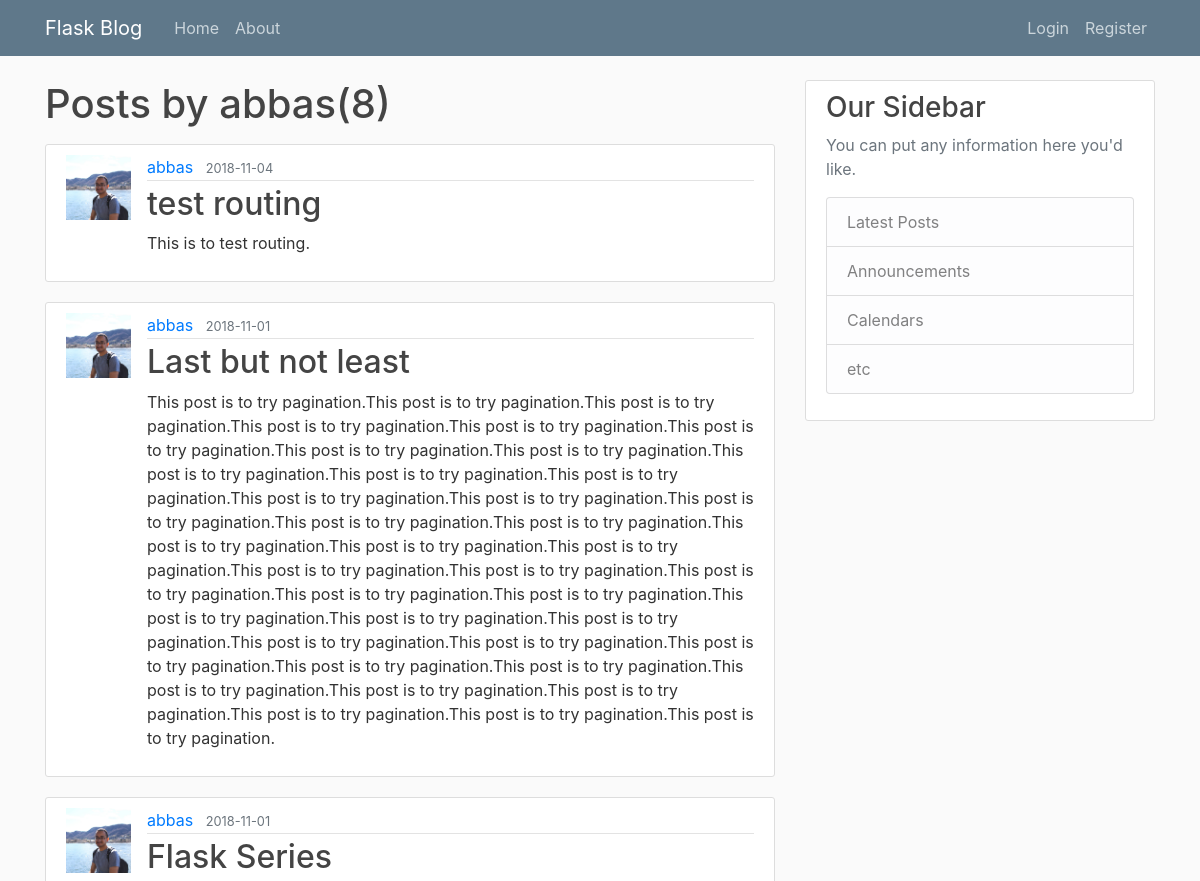
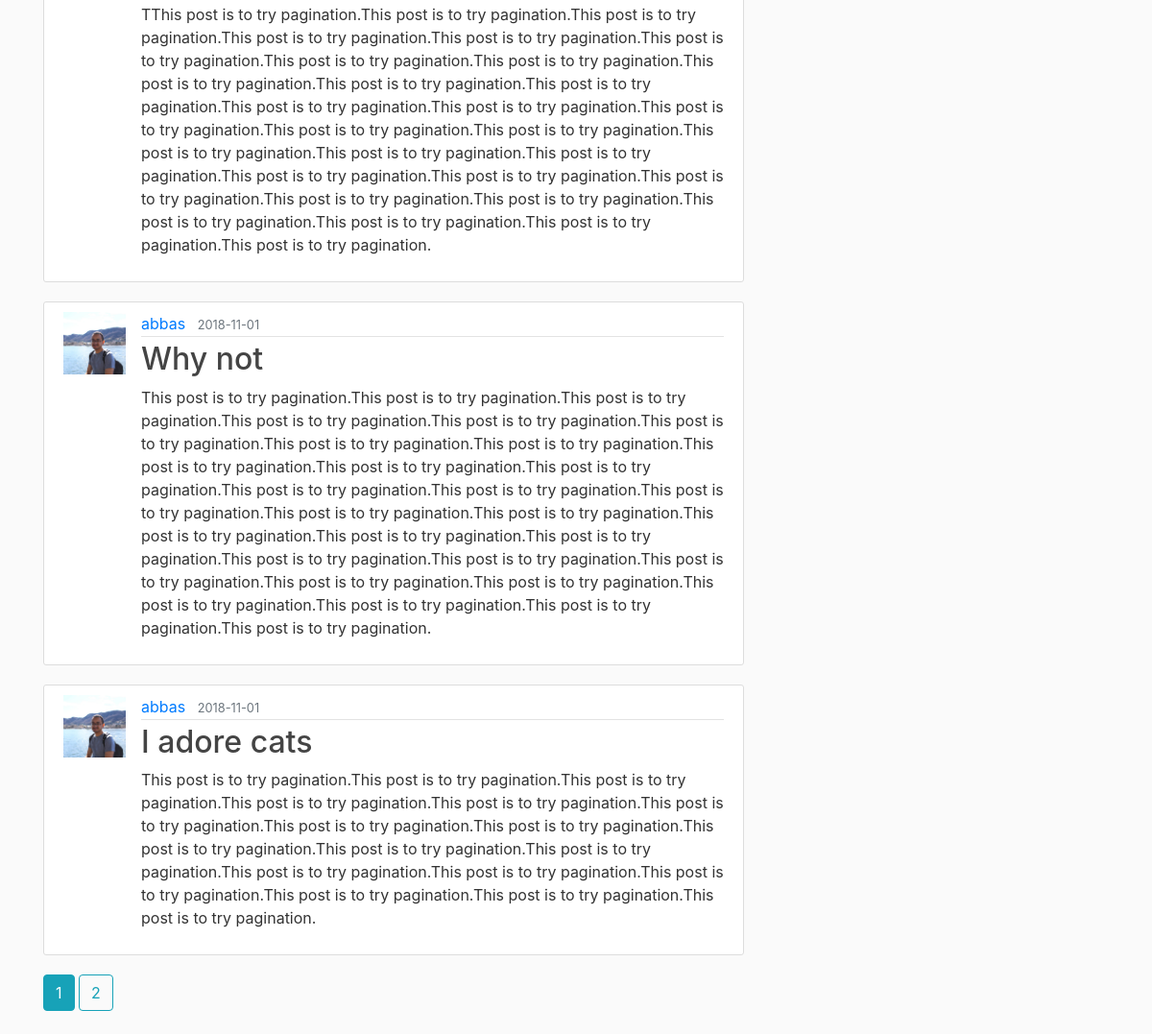
The page /user/abbas on the database its author committed (2 pictures, top to bottom).
### flaskblog/models.py (models this page shows, shortened)
class User(db.Model, UserMixin):
    id = db.Column(db.Integer, primary_key=True)
    username = db.Column(db.String(20), unique=True, nullable=False)
    email = db.Column(db.String(120), unique=True, nullable=False)
    image_file = db.Column(db.String(20), nullable=False, default='default.jpg')
    password = db.Column(db.String(60), nullable = False)
    posts = db.relationship('Post', backref='author', lazy=True)

class Post(db.Model):
    id = db.Column(db.Integer, primary_key=True)
    title = db.Column(db.String(100), nullable = False)
    date_posted = db.Column(db.DateTime, nullable=False,default= datetime.utcnow)
    content = db.Column(db.Text, nullable=False)
    user_id = db.Column(db.Integer, db.ForeignKey('user.id'), nullable=False)

### flaskblog/users/routes.py (the view)
@users.route("/user/<string:username>")
def user_posts(username):
    page = request.args.get('page',1,type=int)
    user = User.query.filter_by(username=username).first_or_404()
    posts = Post.query.filter_by(author=user)\
        .order_by(Post.date_posted.desc())\
        .paginate(page=page,per_page=5)
    return render_template('user_posts.html', posts=posts,user=user)

### flaskblog/templates/user_posts.html
 {% extends "layout.html" %}
 {%block content%}
    <h1 class="mb-3">Posts by {{user.username}}({{posts.total}})</h1>
 {% for post in posts.items %}
    <article class="media content-section">
        <img class="rounded_circle article-img" src="{{ url_for('static', filename='profile_pics/'+post.author.image_file) }}">
        <div class="media-body">
          <div class="article-metadata">
            <a class="mr-2" href="{{url_for('users.user_posts', username=post.author.username)}}">{{ post.author.username }}</a>
            <small class="text-muted">{{ post.date_posted.strftime('%Y-%m-%d') }}</small>
          </div>
          <h2><a class="article-title" href="{{ url_for('posts.post',post_id=post.id) }}">{{ post.title }}</a></h2>
          <p class="article-content">{{ post.content }}</p>
        </div>
    </article>
 {% endfor %}
 {%for page_num in posts.iter_pages(left_edge=1,right_edge=1,left_current=1,right_current=2) %}
    {%if page_num%}
        {%if posts.page==page_num%}
        <a class="btn btn-info mb-4" href="{{url_for('users.user_posts', username=user.username,page=page_num)}}">{{page_num}}</a>
        {%else%}
        <a class="btn btn-outline-info mb-4" href="{{url_for('users.user_posts', username=user.username,page=page_num)}}">{{page_num}}</a>
        {%endif%}
    {%else%}
        ...
    {%endif%}
 {%endfor%}
 {%endblock content%}

### flaskblog/static/main.css (style rules this page uses)
body { background: #fafafa; color: #333333; margin-top: 5rem; }
h1, h2, h3, h4, h5, h6 { color: #444444; }
.content-section { background: #ffffff; padding: 10px 20px; border: 1px solid #dddddd; border-radius: 3px; margin-bottom: 20px; }
.article-title { color: #444444; }
.article-content { white-space: pre-line; }
.article-img { height: 65px; width: 65px; margin-right: 16px; }
.article-metadata { padding-bottom: 1px; margin-bottom: 4px; border-bottom: 1px solid #e3e3e3 }

### rows shown on the page
User: username "abbas"
Post: image_file (picture), author.username "abbas", date_posted "2018-11-04", title "test routing", content "This is to test routing."
Post: image_file (picture), author.username "abbas", date_posted "2018-11-01", title "Last but not least", content "This post is to try pagination.This post is to try pagination.This post is to try pagination.This post is to try pagination.This post is to try pagination.This post is to try pagination.This post is to try pagination.This post is to try pagination.This post is to try pagination.This post is to try pagination.This post is to try pagination.This post is to try pagination.This post is to try pagination.This post is to try pagination.This post is to try pagination.This post is to try pagination.This post is to try pagination.This post is to try pagination.This post is to try pagination.This post is to try pagination.This post is to try pagination.This post is to try pagination.This post is to…"
Post: image_file (picture), author.username "abbas", date_posted "2018-11-01", title "Flask Series", content "TThis post is to try pagination.This post is to try pagination.This post is to try pagination.This post is to try pagination.This post is to try pagination.This post is to try pagination.This post is to try pagination.This post is to try pagination.This post is to try pagination.This post is to try pagination.This post is to try pagination.This post is to try pagination.This post is to try pagination.This post is to try pagination.This post is to try pagination.This post is to try pagination.This post is to try pagination.This post is to try pagination.This post is to try pagination.This post is to try pagination.This post is to try pagination.This post is to try pagination.This post is to…"
Post: image_file (picture), author.username "abbas", date_posted "2018-11-01", title "Why not", content "This post is to try pagination.This post is to try pagination.This post is to try pagination.This post is to try pagination.This post is to try pagination.This post is to try pagination.This post is to try pagination.This post is to try pagination.This post is to try pagination.This post is to try pagination.This post is to try pagination.This post is to try pagination.This post is to try pagination.This post is to try pagination.This post is to try pagination.This post is to try pagination.This post is to try pagination.This post is to try pagination.This post is to try pagination.This post is to try pagination.This post is to try pagination.This post is to try pagination.This post is to…"
Post: image_file (picture), author.username "abbas", date_posted "2018-11-01", title "I adore cats", content "This post is to try pagination.This post is to try pagination.This post is to try pagination.This post is to try pagination.This post is to try pagination.This post is to try pagination.This post is to try pagination.This post is to try pagination.This post is to try pagination.This post is to try pagination.This post is to try pagination.This post is to try pagination.This post is to try pagination.This post is to try pagination.This post is to try pagination.This post is to try pagination.This post is to try pagination."

### other values the page prints
{{ posts.total }} "8"
{{ page_num }} "1"
{{ page_num }} "2"
